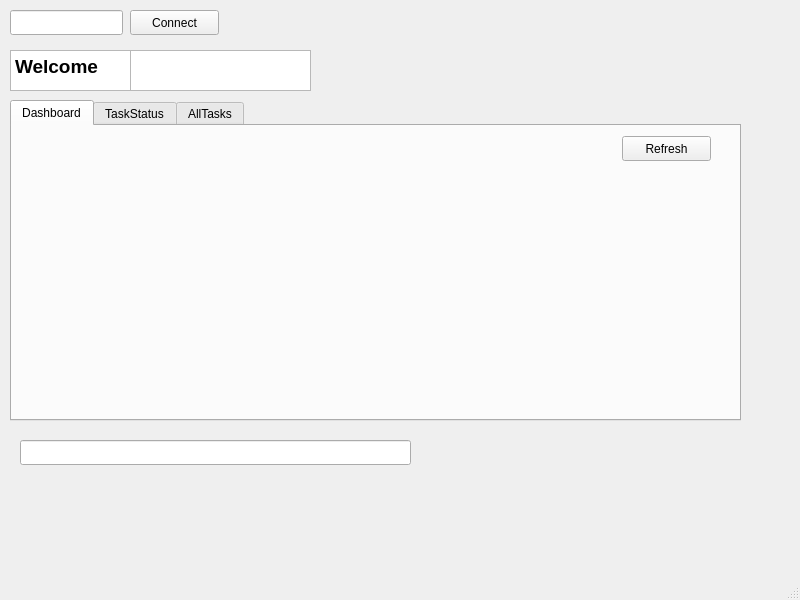
<?xml version="1.0" encoding="UTF-8"?>
<ui version="4.0">
 <class>MainWindow</class>
 <widget class="QMainWindow" name="MainWindow">
  <property name="geometry">
   <rect>
    <x>0</x>
    <y>0</y>
    <width>800</width>
    <height>600</height>
   </rect>
  </property>
  <property name="windowTitle">
   <string>MainWindow</string>
  </property>
  <widget class="QWidget" name="centralwidget">
   <widget class="QPushButton" name="pushButton">
    <property name="geometry">
     <rect>
      <x>130</x>
      <y>10</y>
      <width>89</width>
      <height>25</height>
     </rect>
    </property>
    <property name="text">
     <string>Connect</string>
    </property>
   </widget>
   <widget class="QLineEdit" name="lineEditUser">
    <property name="geometry">
     <rect>
      <x>10</x>
      <y>10</y>
      <width>113</width>
      <height>25</height>
     </rect>
    </property>
   </widget>
   <widget class="QLineEdit" name="lineEdit_2">
    <property name="geometry">
     <rect>
      <x>20</x>
      <y>440</y>
      <width>391</width>
      <height>25</height>
     </rect>
    </property>
   </widget>
   <widget class="QTabWidget" name="tabWidget">
    <property name="geometry">
     <rect>
      <x>10</x>
      <y>100</y>
      <width>731</width>
      <height>321</height>
     </rect>
    </property>
    <property name="currentIndex">
     <number>0</number>
    </property>
    <widget class="QWidget" name="tab_dashBoard">
     <attribute name="title">
      <string>Dashboard</string>
     </attribute>
     <widget class="QPushButton" name="pushButtonRefresh">
      <property name="geometry">
       <rect>
        <x>610</x>
        <y>10</y>
        <width>89</width>
        <height>25</height>
       </rect>
      </property>
      <property name="text">
       <string>Refresh</string>
      </property>
     </widget>
    </widget>
    <widget class="QWidget" name="tab_taskStatus">
     <attribute name="title">
      <string>TaskStatus</string>
     </attribute>
    </widget>
    <widget class="QWidget" name="tab">
     <attribute name="title">
      <string>AllTasks</string>
     </attribute>
    </widget>
   </widget>
   <widget class="QTextEdit" name="teWelcome">
    <property name="geometry">
     <rect>
      <x>10</x>
      <y>50</y>
      <width>121</width>
      <height>41</height>
     </rect>
    </property>
    <property name="html">
     <string>&lt;!DOCTYPE HTML PUBLIC &quot;-//W3C//DTD HTML 4.0//EN&quot; &quot;http://www.w3.org/TR/REC-html40/strict.dtd&quot;&gt;
&lt;html&gt;&lt;head&gt;&lt;meta name=&quot;qrichtext&quot; content=&quot;1&quot; /&gt;&lt;style type=&quot;text/css&quot;&gt;
p, li { white-space: pre-wrap; }
&lt;/style&gt;&lt;/head&gt;&lt;body style=&quot; font-family:'Ubuntu'; font-size:11pt; font-weight:400; font-style:normal;&quot;&gt;
&lt;p style=&quot; margin-top:0px; margin-bottom:0px; margin-left:0px; margin-right:0px; -qt-block-indent:0; text-indent:0px;&quot;&gt;&lt;span style=&quot; font-size:14pt; font-weight:600;&quot;&gt;Welcome&lt;/span&gt;&lt;/p&gt;&lt;/body&gt;&lt;/html&gt;</string>
    </property>
   </widget>
   <widget class="QTextEdit" name="textEdit">
    <property name="geometry">
     <rect>
      <x>130</x>
      <y>50</y>
      <width>181</width>
      <height>41</height>
     </rect>
    </property>
   </widget>
  </widget>
  <widget class="QMenuBar" name="menubar">
   <property name="geometry">
    <rect>
     <x>0</x>
     <y>0</y>
     <width>800</width>
     <height>22</height>
    </rect>
   </property>
  </widget>
  <widget class="QStatusBar" name="statusbar"/>
 </widget>
 <resources/>
 <connections/>
</ui>
